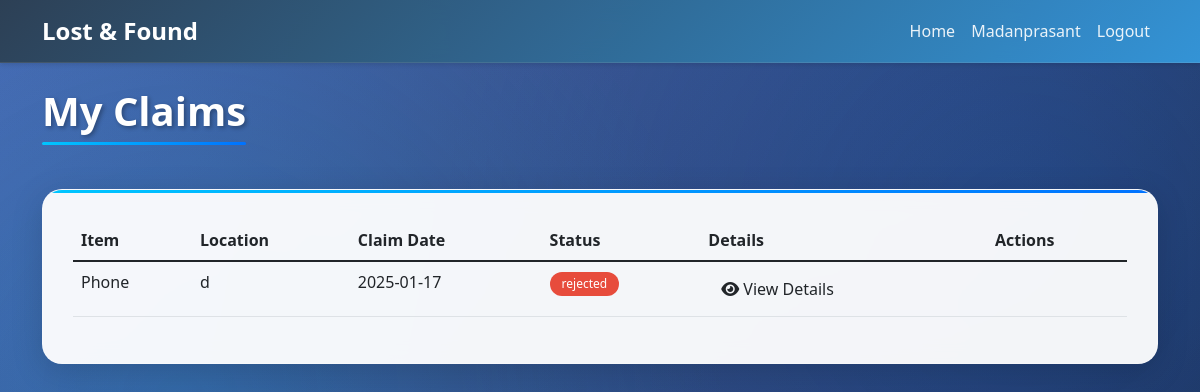
Screenshot of /claims/status (signed in) with the database file from the repository.
### app.py (models this page shows)
class User(UserMixin, db.Model):
    id = db.Column(db.Integer, primary_key=True)
    name = db.Column(db.String(100), nullable=False)
    email = db.Column(db.String(100), unique=True, nullable=False)
    password = db.Column(db.String(100), nullable=False)
    role = db.Column(db.String(20), nullable=False, default='student')
    claims = db.relationship('Claim', back_populates='user', lazy=True)

class Claim(db.Model):
    id = db.Column(db.Integer, primary_key=True)
    user_id = db.Column(db.Integer, db.ForeignKey('user.id'), nullable=False)
    item_id = db.Column(db.Integer, db.ForeignKey('item.id'), nullable=False)
    status = db.Column(db.String(50), default='pending')  # pending, approved, rejected
    claim_date = db.Column(db.DateTime, default=datetime.utcnow)
    answers = db.Column(db.Text, nullable=True)  # Store answers as JSON
    user = db.relationship('User', back_populates='claims')
    item = db.relationship('Item', back_populates='claims')

class Item(db.Model):
    id = db.Column(db.Integer, primary_key=True)
    name = db.Column(db.String(100), nullable=False)
    description = db.Column(db.Text, nullable=False)
    location = db.Column(db.String(100), nullable=False)
    found_date = db.Column(db.DateTime, nullable=False, default=datetime.utcnow)
    status = db.Column(db.String(20), default='unclaimed')  # unclaimed, claimed
    verification_questions = db.Column(db.Text, nullable=True)
    claims = db.relationship('Claim', back_populates='item', lazy=True)
    approved_claim_id = db.Column(db.Integer, nullable=True)

### app.py (the view)
@app.route('/claims/status')
@login_required
def claim_status():
    claims = Claim.query.filter_by(user_id=current_user.id).order_by(Claim.claim_date.desc()).all()
    return render_template('claim_status.html', claims=claims)

### app.py (called while the page is built)
@login_manager.user_loader
def load_user(user_id):
    return User.query.get(int(user_id))

@app.template_filter('from_json')
def from_json(value):
    try:
        return json.loads(value) if value else []
    except:
        return []

### templates/claim_status.html (shortened to what this page needs)
<!DOCTYPE html>
<html lang="en">
<head>
    <link href="https://cdn.jsdelivr.net/npm/bootstrap@5.1.3/dist/css/bootstrap.min.css" rel="stylesheet">
    <link href="https://cdnjs.cloudflare.com/ajax/libs/font-awesome/6.0.0/css/all.min.css" rel="stylesheet">
</head>
<body>
    <nav class="navbar navbar-expand-lg navbar-dark bg-dark">
        <div class="container">
            <a class="navbar-brand" href="{{ url_for('home') }}">Lost & Found</a>
            <div class="collapse navbar-collapse" id="navbarNav">
                <div class="navbar-nav ms-auto">
                    <a class="nav-link" href="{{ url_for('home') }}">Home</a>
                    <span class="nav-link text-light">{{ current_user.name }}</span>
                    <a class="nav-link" href="{{ url_for('logout') }}">Logout</a>
                </div>
            </div>
        </div>
    </nav>
    <div class="container mt-4">
        <h2 class="page-title">My Claims</h2>
        <div class="claims-container">
            <div class="table-responsive">
                <table class="table">
                    <thead>
                        <tr>
                            <th>Item</th>
                            <th>Location</th>
                            <th>Claim Date</th>
                            <th>Status</th>
                            <th>Details</th>
                            <th>Actions</th>
                        </tr>
                    </thead>
                    <tbody>
                        {% for claim in claims %}
                        <tr>
                            <td>{{ claim.item.name }}</td>
                            <td>{{ claim.item.location }}</td>
                            <td>{{ claim.claim_date.strftime('%Y-%m-%d') }}</td>
                            <td>
                                <span class="badge {% if claim.status == 'pending' %}bg-warning{% elif claim.status == 'approved' %}bg-success{% else %}bg-danger{% endif %}">
                                    {{ claim.status }}
                                </span>
                            </td>
                            <td>
                                <button type="button" class="btn btn-action view" data-bs-toggle="modal" data-bs-target="#claimModal{{ claim.id }}">
                                    <i class="fas fa-eye me-1"></i>View Details
                                </button>
                            </td>
                            <td>
                            </td>
                        </tr>
                        {% endfor %}
                    </tbody>
                </table>
            </div>
        </div>
    </div>
</body>
</html>

### templates/claim_status.html (style rules this page uses)
:root { --primary-color: #2c3e50; --secondary-color: #3498db; --accent-color: #e74c3c; --light-color: #ecf0f1; --dark-color: #2c3e50; --gradient-1: #4b6cb7; --gradient-2: #182848; --accent-gradient-1: #00c6ff; --accent-gradient-2: #0072ff; }
body { font-family: 'Segoe UI', Tahoma, Geneva, Verdana, sans-serif; background: linear-gradient(135deg, var(--gradient-1) 0%, var(--gradient-2) 100%); min-height: 100vh; position: relative; }
body::before { content: ''; position: fixed; top: 0; left: 0; width: 100%; height: 100%; background: radial-gradient(circle at 15% 50%, rgba(0, 198, 255, 0.15) 0%, transparent 50%), radial-gradient(circle at 85% 30%, rgba(0, 114, 255, 0.15) 0%, transparent 50%), linear-gradient(45deg, rgba(75, 108, 183, 0.1) 0%, rgba(24, 40, 72, 0.1) 100%); pointer-events: none; z-index: -1; animation: backgroundShift 15s ease-in-out infinite alternate; }
.navbar { background: linear-gradient(135deg, rgba(44, 62, 80, 0.95), rgba(52, 152, 219, 0.95)) !important; backdrop-filter: blur(10px); border-bottom: 1px solid rgba(255, 255, 255, 0.1); box-shadow: 0 2px 4px rgba(0,0,0,0.1); }
.navbar-brand { font-weight: 600; font-size: 1.5rem; color: white !important; }
.nav-link { color: rgba(255,255,255,0.9) !important; font-weight: 500; transition: all 0.3s ease; }
.claims-container { background: rgba(255, 255, 255, 0.95); border-radius: 20px; box-shadow: 0 8px 32px rgba(0, 0, 0, 0.15); padding: 30px; margin-top: 30px; margin-bottom: 40px; backdrop-filter: blur(10px); border: 1px solid rgba(255, 255, 255, 0.2); position: relative; overflow: hidden; }
.claims-container::before { content: ''; position: absolute; top: 0; left: 0; right: 0; height: 3px; background: linear-gradient(90deg, var(--accent-gradient-1), var(--accent-gradient-2), var(--accent-gradient-1)); background-size: 200% 100%; animation: gradientMove 3s linear infinite; }
.page-title { color: white; font-size: 2.5rem; font-weight: 700; text-shadow: 2px 2px 4px rgba(0,0,0,0.3); margin-bottom: 1.5rem; position: relative; display: inline-block; }
.page-title::after { content: ''; position: absolute; bottom: -10px; left: 0; width: 100%; height: 3px; background: linear-gradient(90deg, var(--accent-gradient-1), var(--accent-gradient-2)); border-radius: 2px; }
.badge { padding: 0.5em 1em; font-weight: 500; border-radius: 30px; }
.badge.bg-danger { background-color: #e74c3c !important; }

### rows the page displays
User: name "Madanprasant"
Claim: item.name "Phone", item.location "d", claim_date "2025-01-17", status "rejected"
